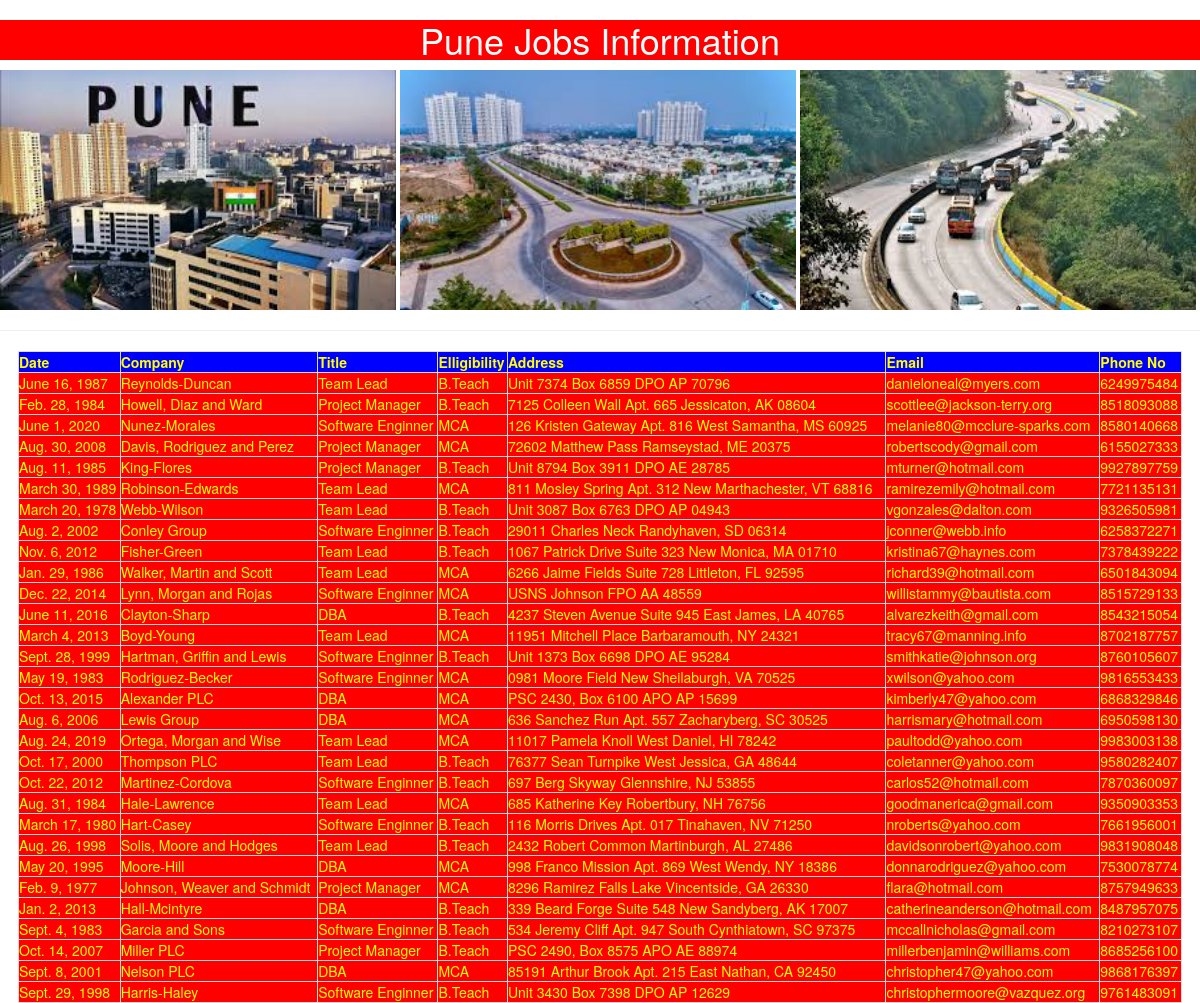
Page /pun/ on the committed database.
### testapp/models.py (models this page shows)
class PuneJobs(models.Model):
    date=models.DateField()
    company=models.CharField(max_length=64)
    title=models.CharField(max_length=30)
    eligibility=models.CharField(max_length=60)
    address=models.CharField(max_length=60)
    email=models.CharField(max_length=40)
    phonno=models.IntegerField()

### testapp/views.py (the view)
# urls.py: url(r'^pun/', views.Pune_Jobs_view),
def Pune_Jobs_view(request):
    Pune_Jobs_list=PuneJobs.objects.all()
    return render(request,'testapp/punejobs.html',{'Pune_Jobs_list':Pune_Jobs_list})

### templates/testapp/punejobs.html (shortened to what this page needs)
<!DOCTYPE html>
{%load staticfiles %}
<html lang="en" dir="ltr">
  <head>
    <link rel="stylesheet" href="https://maxcdn.bootstrapcdn.com/bootstrap/3.3.7/css/bootstrap.min.css">
    <link rel="stylesheet" href="{%static "css/static1.css"%}">
  </head>
<body>
<div class="container1" align="center">
<h1>Pune Jobs Information</h1>
</div>
<img src="{%static "images/pun1.jpg"%}">
<img src="{%static "images/pun2.jpg"%}">
<img src="{%static "images/pun3.jpg"%}">
<hr>
{% if Pune_Jobs_list %}
<table class="tab">
<thead>
<th>Date</th>
<th>Company</th>
<th>Title</th>
<th>Elligibility</th>
<th>Address</th>
<th>Email</th>
<th>Phone No</th>
</thead>
{% for job in Pune_Jobs_list %}
<tr>
<td>{{job.date}}</td>
<td>{{job.company}}</td>
<td>{{job.title}}</td>
<td>{{job.eligibility}}</td>
<td>{{job.address}}</td>
<td>{{job.email}}</td>
<td>{{job.phonno}}</td>
</tr>
{% endfor %}
</table>
{%else%}
<p>No Jobs Records Found!!!</p>
{%endif%}
</body>
</html>

### static/css/static1.css (style rules this page uses)
body { background:url(https://images.unsplash.com/photo-1505772528516-d288ff26a9f4?ixlib=rb-1.2.1&auto=format&fit=crop&w=1500&q=80) ; background-repeat: no-repeat; background-size: cover; color:white; }
img { width:33%; height: 240px; }
.container1 { background: red; width: auto; }
.tab { background-color: red; color: yellow; width: 97%; margin: auto; border: 1px solid #ddd; }
th { background-color: blue; border: 1px solid #ddd; }
td { border: 1px solid #ddd; }

### rows in the picture
PuneJobs: date "June 16, 1987", company "Reynolds-Duncan", title "Team Lead", eligibility "B.Teach", address "Unit 7374 Box 6859 DPO AP 70796", email "danieloneal@myers.com", phonno "6249975484"
PuneJobs: date "Feb. 28, 1984", company "Howell, Diaz and Ward", title "Project Manager", eligibility "B.Teach", address "7125 Colleen Wall Apt. 665 Jessicaton, AK 08604", email "scottlee@jackson-terry.org", phonno "8518093088"
PuneJobs: date "June 1, 2020", company "Nunez-Morales", title "Software Enginner", eligibility "MCA", address "126 Kristen Gateway Apt. 816 West Samantha, MS 60925", email "melanie80@mcclure-sparks.com", phonno "8580140668"
PuneJobs: date "Aug. 30, 2008", company "Davis, Rodriguez and Perez", title "Project Manager", eligibility "MCA", address "72602 Matthew Pass Ramseystad, ME 20375", email "robertscody@gmail.com", phonno "6155027333"
PuneJobs: date "Aug. 11, 1985", company "King-Flores", title "Project Manager", eligibility "B.Teach", address "Unit 8794 Box 3911 DPO AE 28785", email "mturner@hotmail.com", phonno "9927897759"
PuneJobs: date "March 30, 1989", company "Robinson-Edwards", title "Team Lead", eligibility "MCA", address "811 Mosley Spring Apt. 312 New Marthachester, VT 68816", email "ramirezemily@hotmail.com", phonno "7721135131"
PuneJobs: date "March 20, 1978", company "Webb-Wilson", title "Team Lead", eligibility "B.Teach", address "Unit 3087 Box 6763 DPO AP 04943", email "vgonzales@dalton.com", phonno "9326505981"
PuneJobs: date "Aug. 2, 2002", company "Conley Group", title "Software Enginner", eligibility "B.Teach", address "29011 Charles Neck Randyhaven, SD 06314", email "jconner@webb.info", phonno "6258372271"
PuneJobs: date "Nov. 6, 2012", company "Fisher-Green", title "Team Lead", eligibility "B.Teach", address "1067 Patrick Drive Suite 323 New Monica, MA 01710", email "kristina67@haynes.com", phonno "7378439222"
PuneJobs: date "Jan. 29, 1986", company "Walker, Martin and Scott", title "Team Lead", eligibility "MCA", address "6266 Jaime Fields Suite 728 Littleton, FL 92595", email "richard39@hotmail.com", phonno "6501843094"
PuneJobs: date "Dec. 22, 2014", company "Lynn, Morgan and Rojas", title "Software Enginner", eligibility "MCA", address "USNS Johnson FPO AA 48559", email "willistammy@bautista.com", phonno "8515729133"
PuneJobs: date "June 11, 2016", company "Clayton-Sharp", title "DBA", eligibility "B.Teach", address "4237 Steven Avenue Suite 945 East James, LA 40765", email "alvarezkeith@gmail.com", phonno "8543215054"
PuneJobs: date "March 4, 2013", company "Boyd-Young", title "Team Lead", eligibility "MCA", address "11951 Mitchell Place Barbaramouth, NY 24321", email "tracy67@manning.info", phonno "8702187757"
PuneJobs: date "Sept. 28, 1999", company "Hartman, Griffin and Lewis", title "Software Enginner", eligibility "B.Teach", address "Unit 1373 Box 6698 DPO AE 95284", email "smithkatie@johnson.org", phonno "8760105607"
PuneJobs: date "May 19, 1983", company "Rodriguez-Becker", title "Software Enginner", eligibility "MCA", address "0981 Moore Field New Sheilaburgh, VA 70525", email "xwilson@yahoo.com", phonno "9816553433"
PuneJobs: date "Oct. 13, 2015", company "Alexander PLC", title "DBA", eligibility "MCA", address "PSC 2430, Box 6100 APO AP 15699", email "kimberly47@yahoo.com", phonno "6868329846"
PuneJobs: date "Aug. 6, 2006", company "Lewis Group", title "DBA", eligibility "MCA", address "636 Sanchez Run Apt. 557 Zacharyberg, SC 30525", email "harrismary@hotmail.com", phonno "6950598130"
PuneJobs: date "Aug. 24, 2019", company "Ortega, Morgan and Wise", title "Team Lead", eligibility "MCA", address "11017 Pamela Knoll West Daniel, HI 78242", email "paultodd@yahoo.com", phonno "9983003138"
PuneJobs: date "Oct. 17, 2000", company "Thompson PLC", title "Team Lead", eligibility "B.Teach", address "76377 Sean Turnpike West Jessica, GA 48644", email "coletanner@yahoo.com", phonno "9580282407"
PuneJobs: date "Oct. 22, 2012", company "Martinez-Cordova", title "Software Enginner", eligibility "B.Teach", address "697 Berg Skyway Glennshire, NJ 53855", email "carlos52@hotmail.com", phonno "7870360097"
PuneJobs: date "Aug. 31, 1984", company "Hale-Lawrence", title "Team Lead", eligibility "MCA", address "685 Katherine Key Robertbury, NH 76756", email "goodmanerica@gmail.com", phonno "9350903353"
PuneJobs: date "March 17, 1980", company "Hart-Casey", title "Software Enginner", eligibility "B.Teach", address "116 Morris Drives Apt. 017 Tinahaven, NV 71250", email "nroberts@yahoo.com", phonno "7661956001"
PuneJobs: date "Aug. 26, 1998", company "Solis, Moore and Hodges", title "Team Lead", eligibility "B.Teach", address "2432 Robert Common Martinburgh, AL 27486", email "davidsonrobert@yahoo.com", phonno "9831908048"
PuneJobs: date "May 20, 1995", company "Moore-Hill", title "DBA", eligibility "MCA", address "998 Franco Mission Apt. 869 West Wendy, NY 18386", email "donnarodriguez@yahoo.com", phonno "7530078774"
PuneJobs: date "Feb. 9, 1977", company "Johnson, Weaver and Schmidt", title "Project Manager", eligibility "MCA", address "8296 Ramirez Falls Lake Vincentside, GA 26330", email "flara@hotmail.com", phonno "8757949633"
PuneJobs: date "Jan. 2, 2013", company "Hall-Mcintyre", title "DBA", eligibility "B.Teach", address "339 Beard Forge Suite 548 New Sandyberg, AK 17007", email "catherineanderson@hotmail.com", phonno "8487957075"
PuneJobs: date "Sept. 4, 1983", company "Garcia and Sons", title "Software Enginner", eligibility "B.Teach", address "534 Jeremy Cliff Apt. 947 South Cynthiatown, SC 97375", email "mccallnicholas@gmail.com", phonno "8210273107"
PuneJobs: date "Oct. 14, 2007", company "Miller PLC", title "Project Manager", eligibility "B.Teach", address "PSC 2490, Box 8575 APO AE 88974", email "millerbenjamin@williams.com", phonno "8685256100"
PuneJobs: date "Sept. 8, 2001", company "Nelson PLC", title "DBA", eligibility "MCA", address "85191 Arthur Brook Apt. 215 East Nathan, CA 92450", email "christopher47@yahoo.com", phonno "9868176397"
PuneJobs: date "Sept. 29, 1998", company "Harris-Haley", title "Software Enginner", eligibility "B.Teach", address "Unit 3430 Box 7398 DPO AP 12629", email "christophermoore@vazquez.org", phonno "9761483091"
